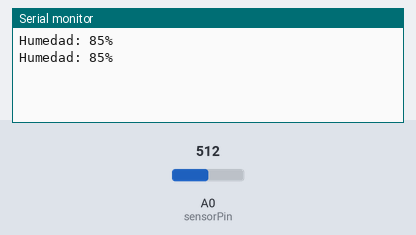
This sketch was run on a simulated Arduino Uno, built with avr-gcc and run on an emulated ATmega328P. On the bench: the last lines printed to the serial monitor. The inputs (shaded band) are chosen by the test bench; at power-on: A0 (sensorPin) = 512.

Above: at 1.8 s.
1.9 s: A0 (sensorPin) set to 716
At 2.5 s:
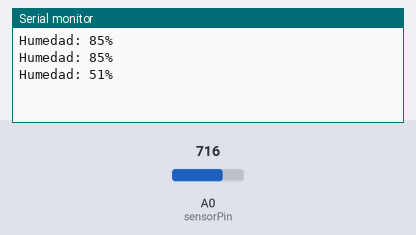
3.4 s: A0 (sensorPin) set to 900
At 4.8 s:
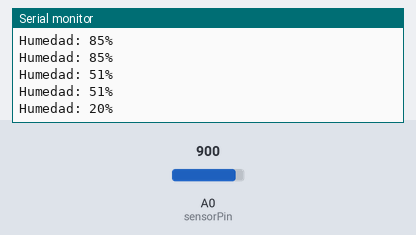
Timing chart, 0 to 6.4 s (numbered marks = the images above; inputs shaded):
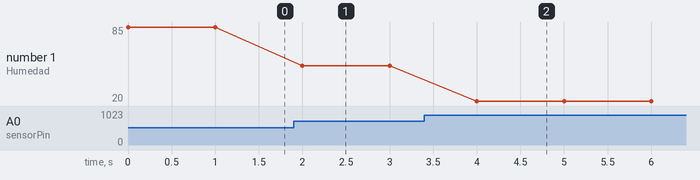

Measured:
- after the input at 1.9 s, the serial monitor: prints a new line after 0.10 s (image 1)
- after the input at 3.4 s, the serial monitor: prints a new line after 0.60 s (image 2)
- plotted number 1: 85 → 51 after the input at 1.9 s, 51 → 20 after the input at 3.4 s

The sketch:

Soil_Moisture_Sensor.ino
```cpp
int sensorPin = A0;

void setup() {

   Serial.begin(9600);
}

void loop() {

  int sensorValue = 1023 - analogRead(sensorPin);
  int soil = map(sensorValue, 0, 600, 0, 100);

  Serial.print("Humedad: " );
  Serial.print(soil);
  Serial.println("%" );
  delay(1000);
}
```
